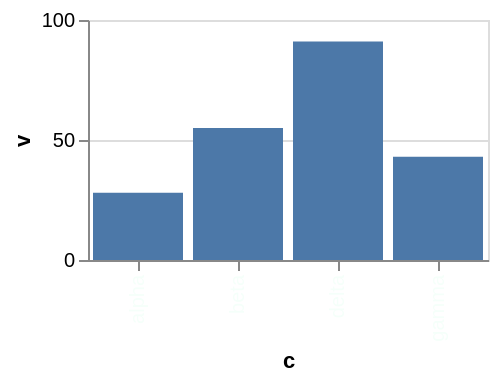

Here is the Vega-Lite specification saved for this chart:
### Vega-Lite specification from a JSON file in a GitHub repository (floating-point values rounded to 4 significant figures)
{"$schema": "https://vega.github.io/schema/vega-lite/v6.json", "width": 200, "height": 120, "data": {"values": [{"c": "alpha", "v": 28, "w": 3, "t": "2024-01-07"}, {"c": "beta", "v": 55, "w": 7, "t": "2024-03-19"}, {"c": "gamma", "v": 43, "w": 5, "t": "2024-06-02"}, {"c": "delta", "v": 91, "w": 9, "t": "2024-09-11"}]}, "mark": "bar", "encoding": {"x": {"field": "c", "type": "nominal"}, "y": {"field": "v", "type": "quantitative"}}, "config": {"axisX": {"labelColor": "mintcream"}}}
